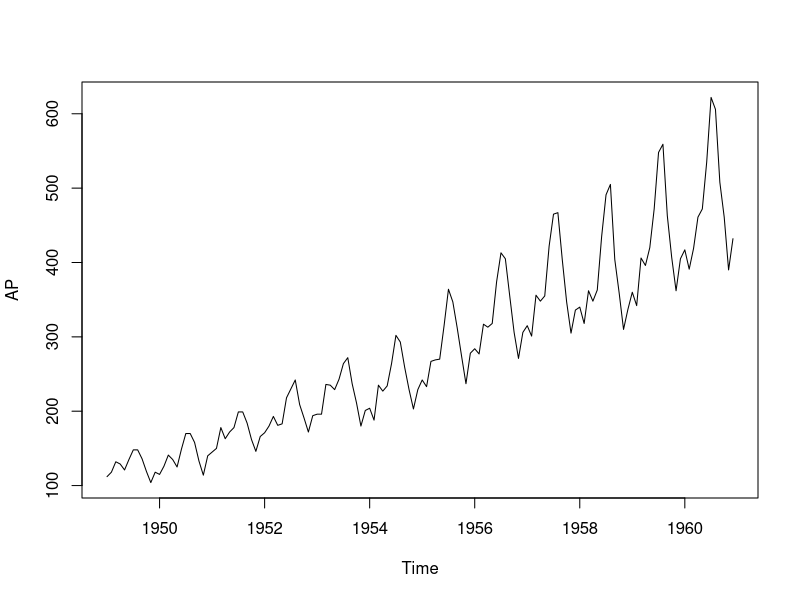
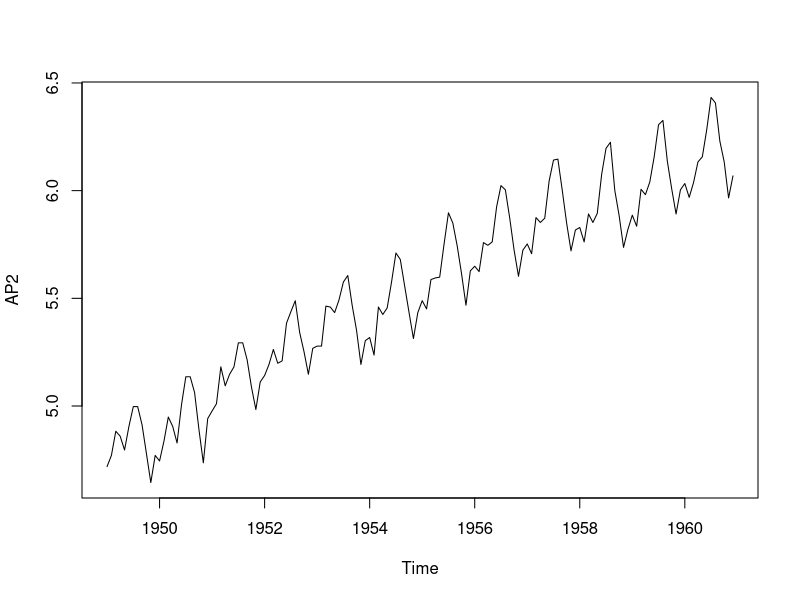
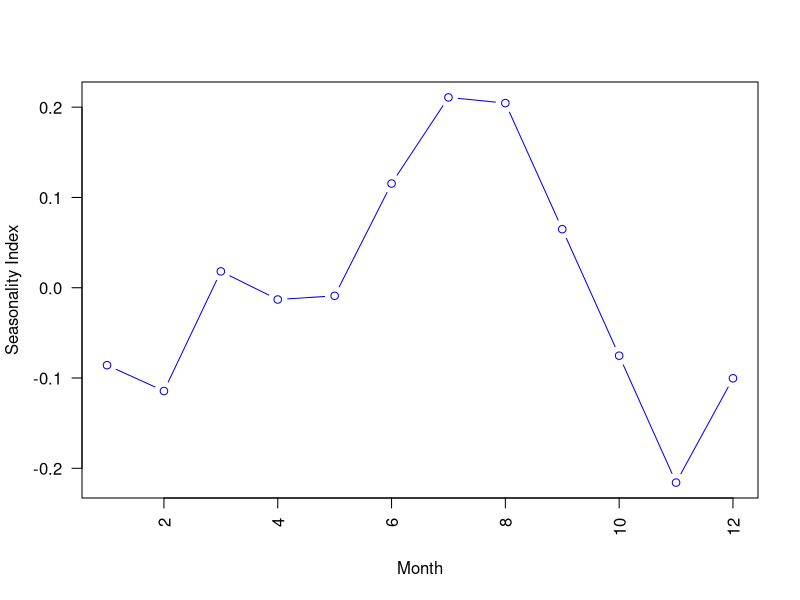
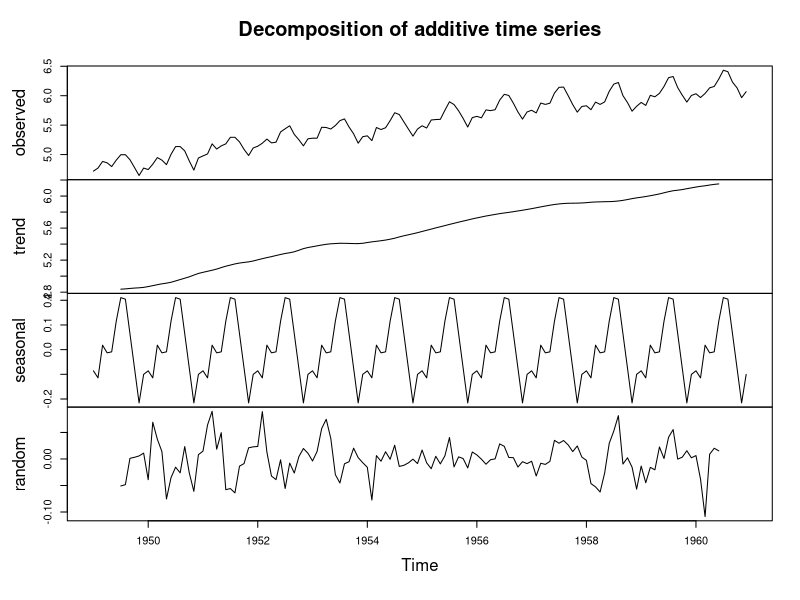
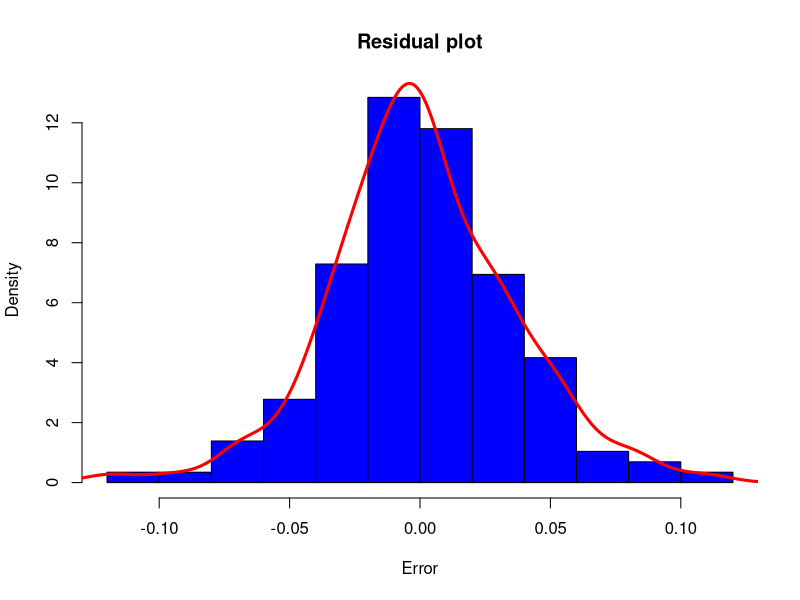
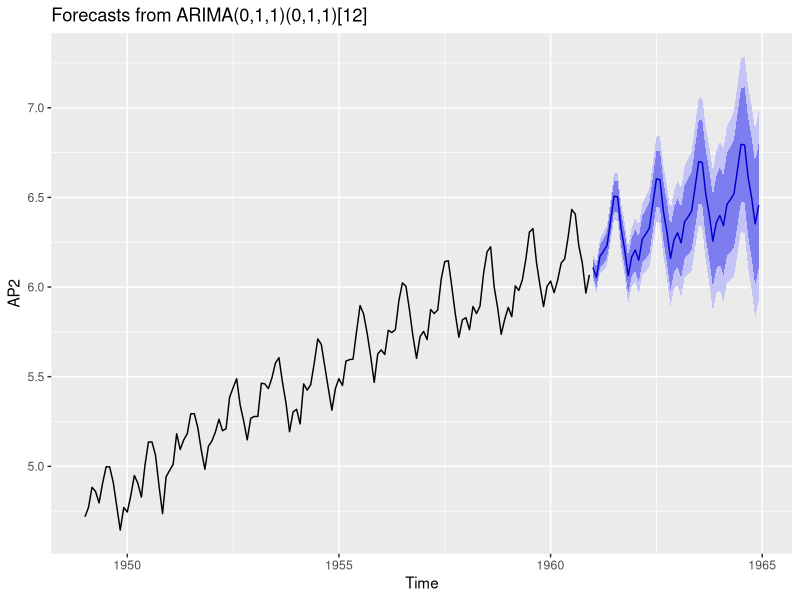

Here is the R script that generated these plots, in order:
#__________Decomposition of time series analysis______
#____Using Air Passengers Data______

data("AirPassengers")
View(AirPassengers)
AirPassengers

#___________Preparing time series data__________
AP=ts(AirPassengers,frequency = 12,start = c(1949,1))

#________Understanding data_______
# __________Components of a time series_________
# Trend(T)
# Seasonal(S)
# Cyclical(C)
# Irregular(I) or Random 
plot(AP)

#____Fix-up variation using log-transform______
AP2=log(AP)
plot(AP2) #here we see the variance are same

#__________Decompose__________
DAP=decompose((AP2))
DAP$figure
plot(DAP$figure,
     type='b',
     xlab = 'Month',
     ylab = 'Seasonality Index',
     col="blue",
     las=2)
#_________Decompose plot_______ 
plot(DAP)

#___________ARIMA(p,d,q) model_____________
library(forecast)
fit_model=auto.arima(AP2)
fit_model

#________Residual plot__________
hist(fit_model$residuals,
     main = 'Residual plot',
     xlab = 'Error',
     col='blue',
     freq=F)
lines(density(fit_model$residuals),
      col='red',lw=3)

#__________Forecast for the next 4 years____
pred=forecast(fit_model,4*12)
#library(ggplot2)
autoplot(pred) #deep blue 80% CI and light blue 95% CI

#______Checking accuracy of the predicted value_______
accuracy(pred)
